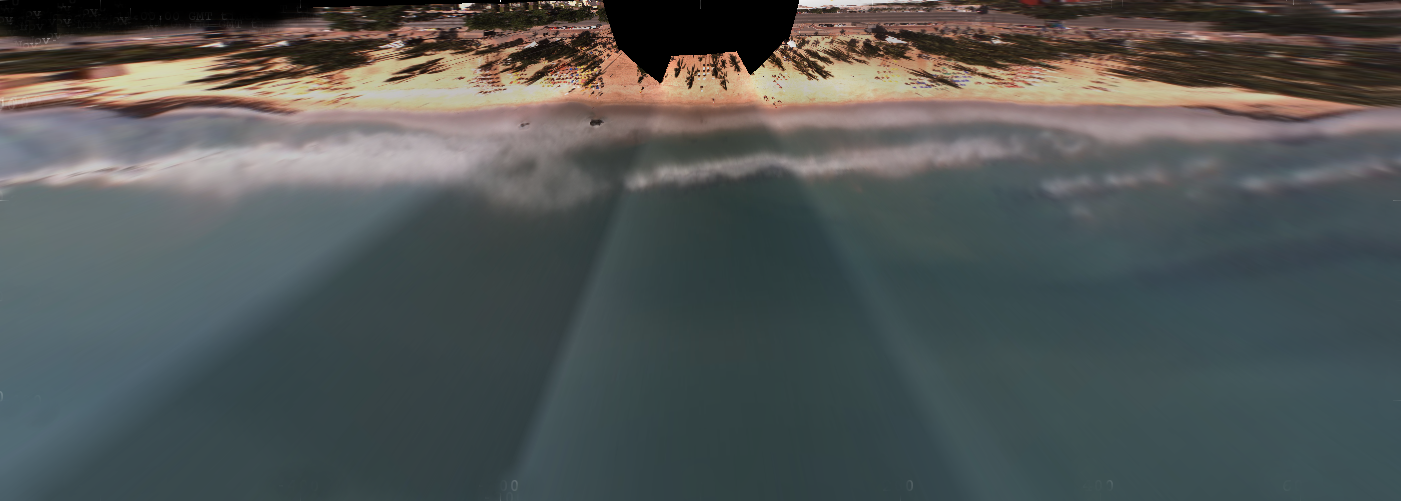
#> input picture projeto/q10/Merge_Timex_BoaViagem.bmp, 1401 x 501 px
$ jupyter execute --allow-errors 'q10 copy 3.ipynb'   (older library calls are emulated)
#> lines starting #> are read from the running program, lines starting #| are printed output that depends on the picture; after the words box and inside, x2 and y2 are one past the last pixel; in counts of white or black regions, pixels touching at a corner belong together
[cell 1]
import cv2
import numpy as np
import matplotlib.pyplot as plt

img_original = cv2.imread("./Merge_Timex_BoaViagem.bmp")
#> img_original is the input picture: shape (501, 1401, 3); mean B, G, R 86, 86.9, 82.4

img_gray = cv2.cvtColor(img_original, cv2.COLOR_BGR2GRAY)
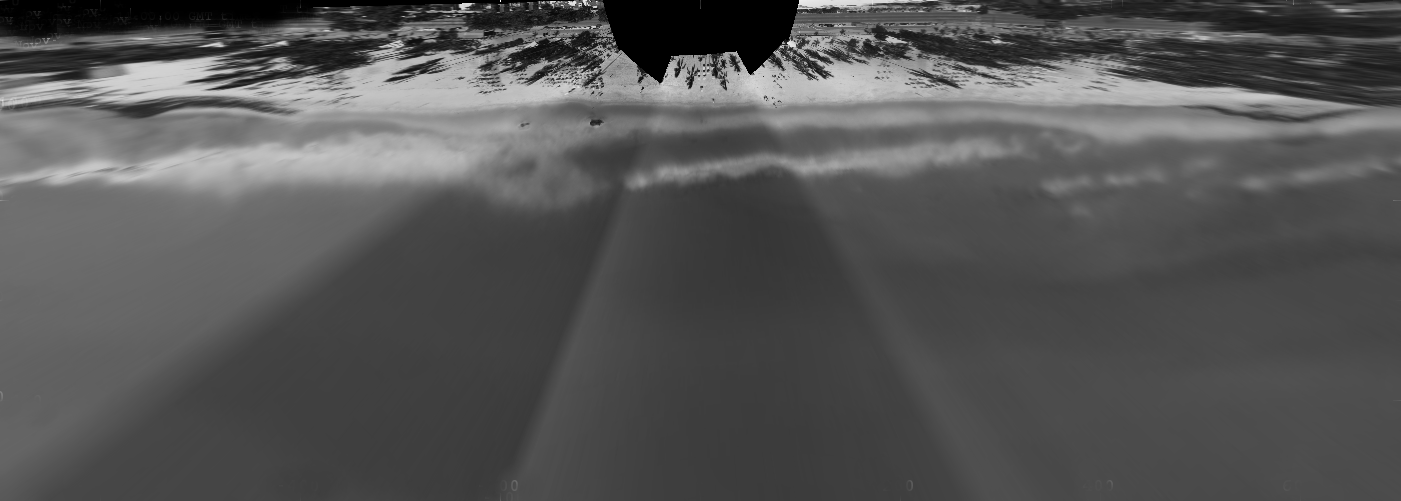
#> img_gray: shape (501, 1401); min 0, max 255, mean 85.5

[cell 2]
img_original = img_original[80: img_original.shape[0]//2, :, :]
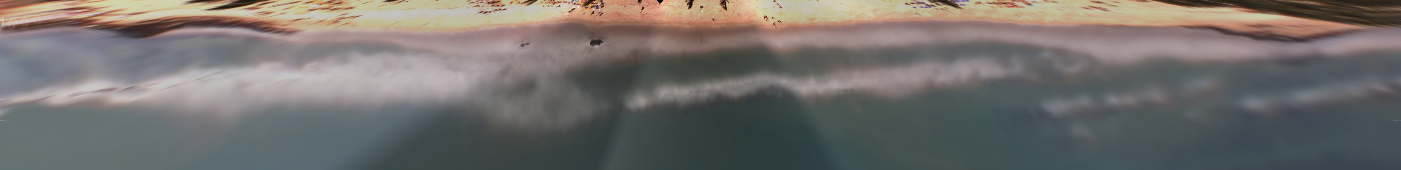
#> img_original: shape (170, 1401, 3); mean B, G, R 109, 111.8, 115

[cell 3]
img_b = img_original[:,:,2]
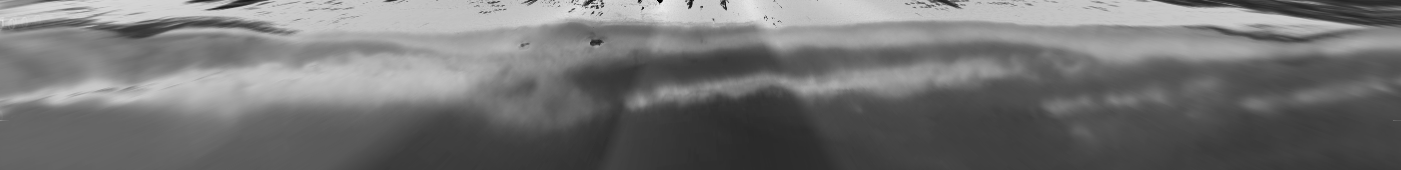
#> img_b: shape (170, 1401); min 0, max 237, mean 115

# img_b = cv2.equalizeHist(img_b)
#img_b = cv2.GaussianBlur(img_b, (5,5), 0)
img_b = cv2.medianBlur(img_b, 11, 0)

# img_b = cv2.medianBlur(img_b, 5)
#img_b = cv2.filter2D(img_b, -1, np.ones((5,5), np.float32)/25)

[cell 4]
# [9 lines of commented-out code are left out]

[cell 5]
plt.imshow(img_b, cmap='gray')

[cell 6]
# img_edge = cv2.Canny(img_b, 0, 90)
img_edge = cv2.Canny(img_b, 10, 140)
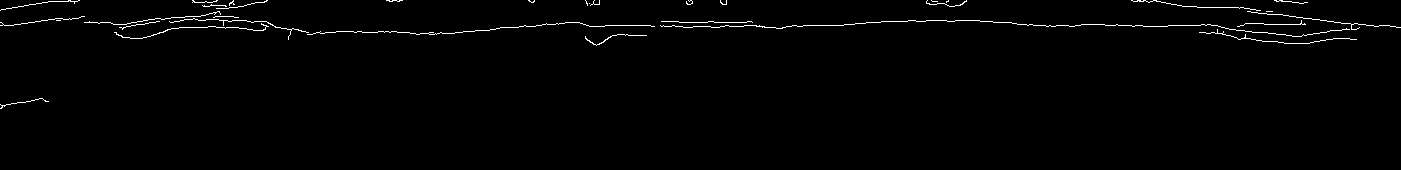
#> img_edge: shape (170, 1401); 1.2% white in thin lines or dots, all inside (x1, y1, x2, y2) = (0, 0, 1401, 109)
# img_edge = cv2.Canny(img_b, 10, 110)
img_edge = cv2.Canny(img_b, 20, 140)

[cell 7]
#plt.imshow(cv2.Canny(p, 115, 150), cmap="gray")
plt.imshow(img_edge, cmap="gray")

[cell 8]
kernel_1 = np.array([
    [0, 0, 0, 0,],
    [0, 0, 0, 0,],
    [1, 1, 1, 1,],
    [0, 0, 0, 0,],
    [0, 0, 0, 0,]
], dtype=np.uint8)

# cv2.morphologyEx(img_edge, cv2.MORPH_CLOSE, kernel)
#open = cv2.morphologyEx(img_edge, cv2.MORPH_OPEN, kernel_1)
open = cv2.erode(img_edge, kernel_1, iterations=1)
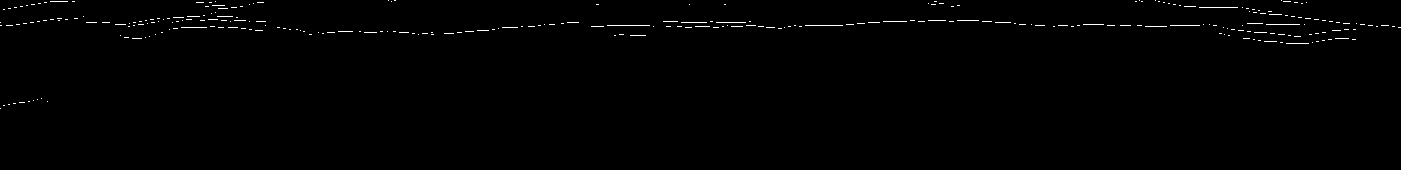
#> open: shape (170, 1401); 0.67% white in thin lines or dots, all inside (x1, y1, x2, y2) = (0, 0, 1401, 109)
plt.imshow(open, cmap="gray")

[cell 9]
kernel_2 = np.array([
    [0, 0, 0, 0, 0,0,0,0,],
    [0, 0, 0, 0, 0,0,0,0,],
    [1, 1, 1, 1, 1,1,1,1,],
    [0, 0, 0, 0, 0,0,0,0,],
    [0, 0, 0, 0, 0,0,0,0,]
], dtype=np.uint8)


#close = cv2.morphologyEx(open, cv2.MORPH_CLOSE, kernel_2)
close = cv2.dilate(open, kernel_2, iterations=1)
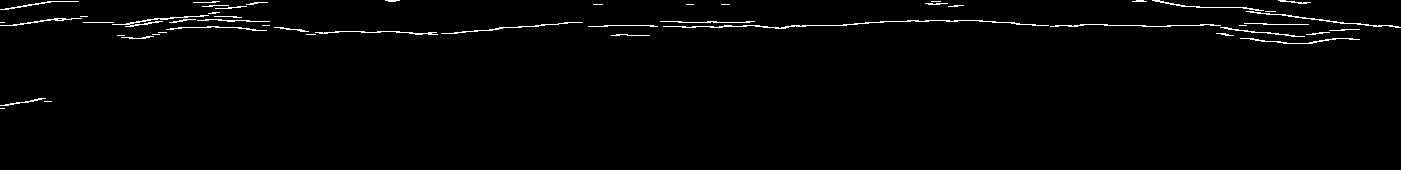
#> close: shape (170, 1401); 1.5% white in thin lines or dots, all inside (x1, y1, x2, y2) = (0, 0, 1401, 109)
plt.imshow(close, cmap="gray")

[cell 10]
# img_gray_filtered = cv2.GaussianBlur(img_gray, (5,5), 0)
# img_gray_filtered = cv2.filter2D(img_gray, -1, np.ones((5,5), np.float32)/25)
# img_gray_filtered = cv2.medianBlur(img_gray, 5)

[cell 11]
plt.imshow(img_b, cmap="gray")

[cell 12]
sobelx = cv2.Sobel(cv2.Canny(img_b, 0, 120), cv2.CV_64F, 1, 0, ksize=3)
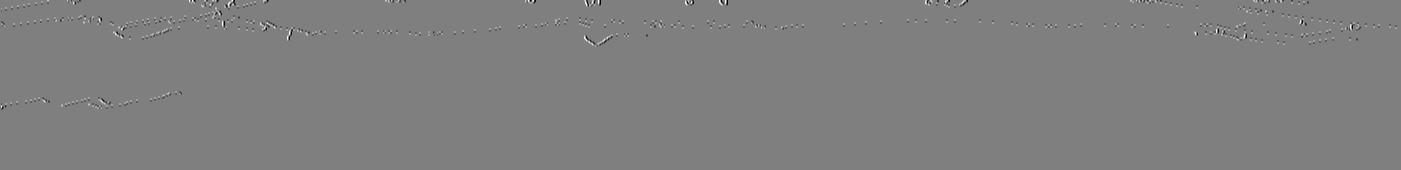
#> sobelx: shape (170, 1401) float64; min -1020, max 1020, mean 0; drawn with min black and max white
sobely = cv2.Sobel(cv2.Canny(img_b, 0, 120), cv2.CV_64F, 0, 1, ksize=3)
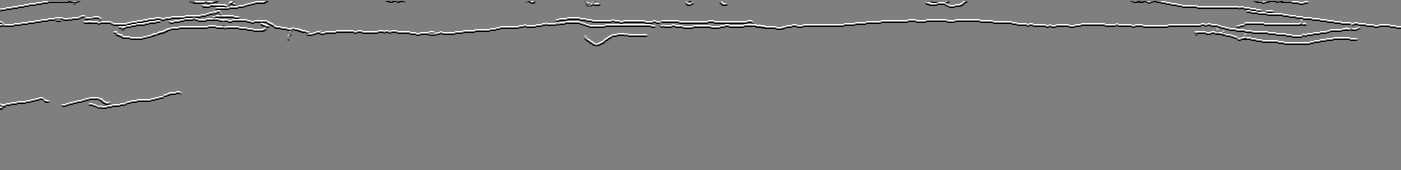
#> sobely: shape (170, 1401) float64; min -1020, max 1020, mean -0.8; drawn with min black and max white
# Calcula a magnetude do pixel
sobel_combined = cv2.magnitude(sobelx, sobely)
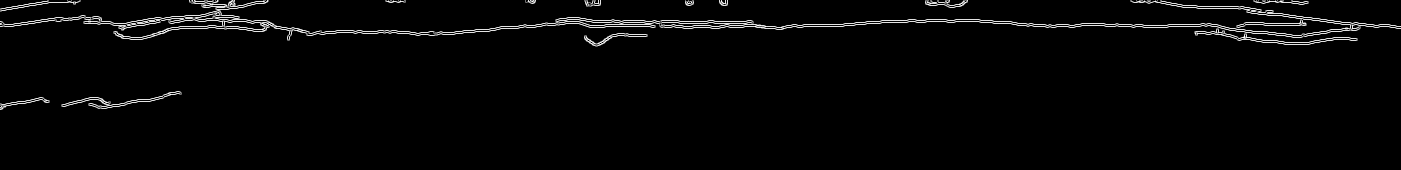
#> sobel_combined: shape (170, 1401) float64; min 0, max 1140.4, mean 27.4; drawn with min black and max white

[cell 13]
plt.imshow(sobel_combined, cmap="gray")

[cell 14]
kernel = cv2.getStructuringElement(cv2.MORPH_RECT, (50, 1))

#opened_edges = cv2.morphologyEx(cv2.Canny(p, 115, 150), cv2.MORPH_OPEN, kernel)]

#> (the rest of this cell did not finish here and is left out)

#> (a cell that did not finish here is left out)

[cell 16]
kernel

[cell 17]
plt.imshow(cv2.Canny(img_b, 20, 110), cmap="gray")

[cell 18]
plt.imshow(cv2.Canny(img_b, 0, 50), cmap="gray")

[cell 19]
plt.imshow(cv2.Canny(img_b, 170, 80), cmap="gray")

[cell 20]
plt.imshow(np.clip(cv2.Canny(img_b, 90, 0) - cv2.Canny(img_b, 100, 160), 0, 255), cmap='gray') # cv2.Canny(img_b, 135, 135)

[cell 21]
t = np.clip(cv2.Canny(img_b, 90, 0) - cv2.Canny(img_b, 100, 160), 0, 255)
#> t: shape (170, 1401); 1.3% white in thin lines or dots, all inside (x1, y1, x2, y2) = (0, 0, 1401, 110)

[cell 22]
plt.imshow(t, cmap='gray') # cv2.Canny(img_b, 135, 135)

[cell 23]
kernel = np.array([
    [0, 0, 0, 0,],
    [0, 0, 0, 0,],
    [1, 1, 1, 1,],
    [0, 0, 0, 0,],
    [0, 0, 0, 0,],
    ], dtype=np.uint8)

[cell 24]
#plt.imshow(cv2.erode(t, kernel, iterations=1), cmap='gray') # cv2.Canny(img_b, 135, 135)
plt.imshow(cv2.dilate(cv2.erode(t, kernel, iterations=1), kernel), cmap='gray') # cv2.Canny(img_b, 135, 135)

[cell 25]
t = np.clip(cv2.Canny(img_b, 135, 0) - cv2.Canny(img_b, 135, 135), 0, 255)

[cell 26]
kernel = np.array([
    [0,0,0],
    [1,1,1],
    [0,0,0]

], dtype=np.uint8)
plt.imshow(cv2.erode(t, kernel), cmap='gray')
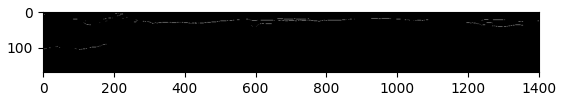
#> figure drawn by matplotlib, 1 panel
